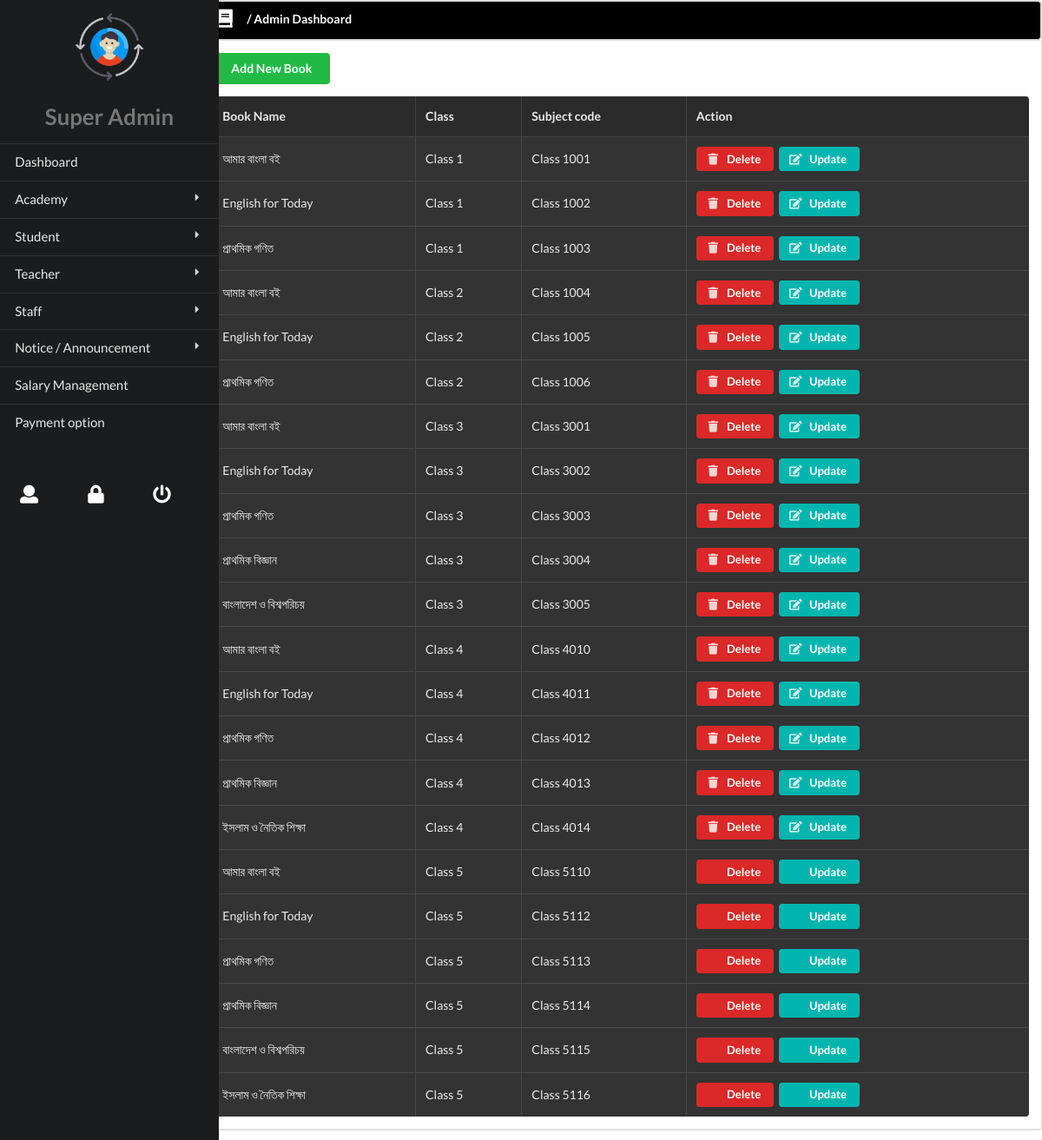
The app's page /superadmin/booklist/ with its own data.
### assignment/models.py (models this page shows, shortened)
class BookList(models.Model):
    CLASS_CHOICES = [
        ('1', 'Class 1'),
        ('2', 'Class 2'),
        ('3', 'Class 3'),
        ('4', 'Class 4'),
        ('5', 'Class 5'),
        ('0', 'Add this book as new book '),
    ]
    bookname = models.CharField(max_length=100)
    classfor = models.CharField(max_length=20, choices=CLASS_CHOICES)
    subjectcode = models.IntegerField()

### superadminmanagement/views.py (the view)
# urls.py: path('booklist/', views.Booklist.as_view(), name="booklist"),
class Booklist(ListView):
    model = BookList
    template_name = 'superadmin/academic/booklist.html'
    context_object_name = 'list'

### templates/superadmin/academic/booklist.html (shortened to what this page needs)
{% extends 'superadmin/menu.html' %}
{% load static %}
{% block body %}
<div class="thirteen wide column" style="z-index: 99;">
    <div class="ui segments">
    <div class="">
        <h2 class="ui segment bg-black block header">
            <i class="book icon"></i> / Admin Dashboard
        </h2>
    </div>
    <div class="ui segment">
        <a href="{% url 'superadmin:addbook' %}" class="ui green button">Add New Book</a>
        <table class="ui inverted celled table">
            <thead>
                <tr>
                    <th>Book Name</th>
                    <th>Class</th>
                    <th>Subject code</th>
                    <th>Action</th>
                </tr>
            </thead>
            <tbody>
                {% for booklist in list %}
                <tr>
                    <td>{{booklist.bookname}}</td>
                    <td>Class {{booklist.classfor}}</td>
                    <td>Class {{booklist.subjectcode}}</td>
                    <td>
                        <a href="{% url 'superadmin:deletebook' pk=booklist.pk %}" class="ui compact red small button"><i class="trash icon"></i> Delete</a>
                        <a href="{% url 'superadmin:updatebook' pk=booklist.pk %}" class="ui compact teal small button"><i class="edit icon"></i> Update</a>
                    </td>
                </tr>
                {% endfor %}
            </tbody>
        </table>
    </div>
</div>
</div>
{% endblock %}

### templates/superadmin/menu.html (shortened to what this page needs)
{% load static %}
<!DOCTYPE html>
<html lang="en">
<head>
    <link rel="stylesheet" href="https://cdnjs.cloudflare.com/ajax/libs/semantic-ui/2.5.0/semantic.min.css" />
    <link rel="stylesheet" href="{% static '/css/main.css' %}">
</head>
<body>
    <div class="ui grid">
        <div class="three wide column">
            <div class="fixed-vertical-menu">
                <div class="ui vertical inverted large menu">
                    <div class="center aligned huge item">
                        <img src="{% static '/img/profile.png' %}" class="ui tiny circular image centered">
                        <p class="ui center aligned grey large header">Super Admin</p>
                    </div>
                    <a href="{% url 'superadmin:admindashboard' %}" class="item ">
                        Dashboard
                    </a>
                    <div class="ui inverted dropdown item">
                        Academy
                        <i class="dropdown icon"></i>
                    </div>
                    <div class="ui inverted dropdown item">
                        Student
                        <i class="dropdown icon"></i>
                    </div>
                    <div class="ui inverted dropdown item">
                    Teacher
                    <i class="dropdown icon"></i>
                    </div>
                    <div class="ui inverted dropdown item">
                    Staff
                    <i class="dropdown icon"></i>
                    </div>
                    <div class="ui inverted dropdown item">
                      Notice / Announcement
                      <i class="dropdown icon"></i>
                    </div>
                    <a href="#" class="item ">
                        Salary Management
                    </a>
                    <a href="#" class="item ">
                        Payment option
                    </a>
                    <br><br>
                    <div class="ui vertical animated secondary button" tabindex="0">
                        <div class="visible content"><i class="user large icon"></i></div>
                    </div>
                    <div class="ui vertical animated secondary button" tabindex="0">
                        <div class="visible content"><i class="lock icon large"></i></div>
                    </div>
                    <a class="ui vertical animated secondary button" tabindex="0" href="{% url 'indexpage' %}">
                        <div class="visible content"><i class="power off large icon"></i></div>
                    </a>
                </div>
            </div>
        </div>
    {% block body %}
    {% endblock %}
</div>
</body>
</html>

### static/css/main.css (style rules this page uses)
.bg-black { background-color: black !important; color: #fff !important; }
.fixed-vertical-menu { background-color: #1b1c1d !important; height: 100%; position: fixed; left: 0; top: 0; z-index: 9999; }
.header { z-index: 1000; }

### records on screen
BookList: bookname "আমার বাংলা বই", classfor "1", subjectcode "1001"
BookList: bookname "English for Today", classfor "1", subjectcode "1002"
BookList: bookname "প্রাথমিক গণিত", classfor "1", subjectcode "1003"
BookList: bookname "আমার বাংলা বই", classfor "2", subjectcode "1004"
BookList: bookname "English for Today", classfor "2", subjectcode "1005"
BookList: bookname "প্রাথমিক গণিত", classfor "2", subjectcode "1006"
BookList: bookname "আমার বাংলা বই", classfor "3", subjectcode "3001"
BookList: bookname "English for Today", classfor "3", subjectcode "3002"
BookList: bookname "প্রাথমিক গণিত", classfor "3", subjectcode "3003"
BookList: bookname "প্রাথমিক বিজ্ঞান", classfor "3", subjectcode "3004"
BookList: bookname "বাংলাদেশ ও বিশ্বপরিচয়", classfor "3", subjectcode "3005"
BookList: bookname "আমার বাংলা বই", classfor "4", subjectcode "4010"
BookList: bookname "English for Today", classfor "4", subjectcode "4011"
BookList: bookname "প্রাথমিক গণিত", classfor "4", subjectcode "4012"
BookList: bookname "প্রাথমিক বিজ্ঞান", classfor "4", subjectcode "4013"
BookList: bookname "ইসলাম ও নৈতিক শিক্ষা", classfor "4", subjectcode "4014"
BookList: bookname "আমার বাংলা বই", classfor "5", subjectcode "5110"
BookList: bookname "English for Today", classfor "5", subjectcode "5112"
BookList: bookname "প্রাথমিক গণিত", classfor "5", subjectcode "5113"
BookList: bookname "প্রাথমিক বিজ্ঞান", classfor "5", subjectcode "5114"
BookList: bookname "বাংলাদেশ ও বিশ্বপরিচয়", classfor "5", subjectcode "5115"
BookList: bookname "ইসলাম ও নৈতিক শিক্ষা", classfor "5", subjectcode "5116"
